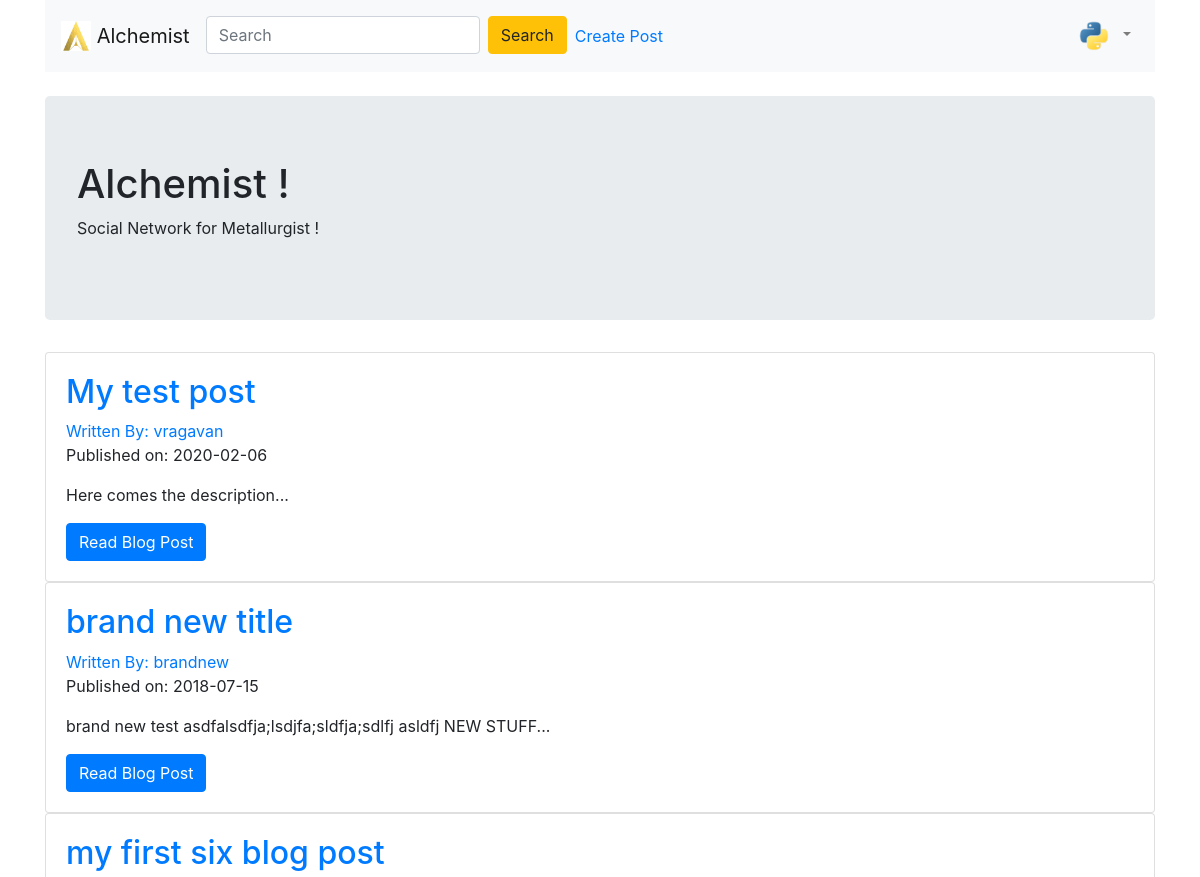
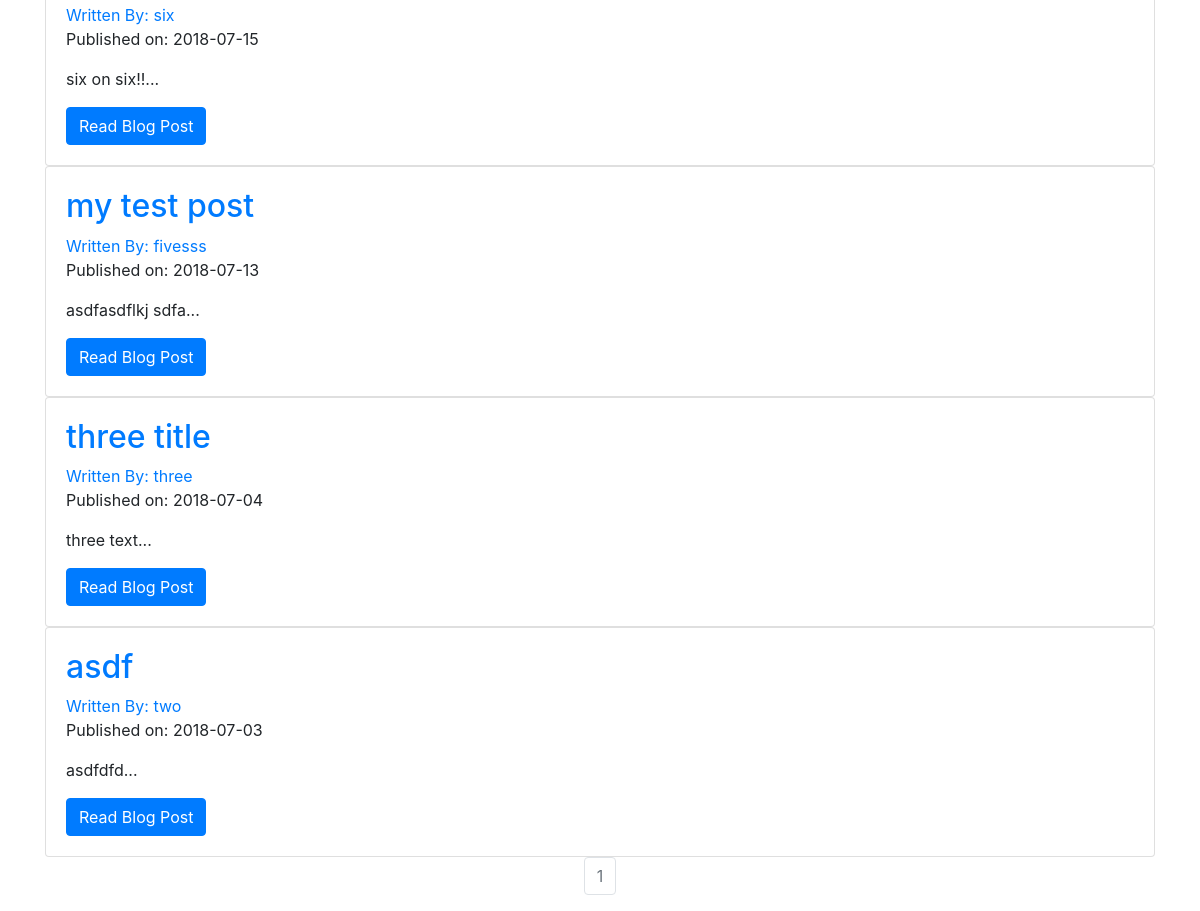
Screenshot of / (signed in) with the database file from the repository (2 pictures, top to bottom).
### alchemist/models.py (models this page shows, shortened)
class User(db.Model, UserMixin):
    __tablename__ = 'users'
    id = db.Column(db.Integer, primary_key = True)
    profile_image = db.Column(db.String(20), nullable=False, default='default_profile.png')
    email = db.Column(db.String(64), unique=True, index=True)
    username = db.Column(db.String(64), unique=True, index=True)
    password_hash = db.Column(db.String(128))
    posts = db.relationship('BlogPost', backref='author', lazy=True)

class BlogPost(db.Model):
    users = db.relationship(User)
    id = db.Column(db.Integer, primary_key=True)
    user_id = db.Column(db.Integer, db.ForeignKey('users.id'), nullable=False)
    date = db.Column(db.DateTime, nullable=False, default=datetime.utcnow)
    title = db.Column(db.String(140), nullable=False)
    text = db.Column(db.Text, nullable=False)

### alchemist/core/views.py (the view)
@core.route('/')
def index():
    page = request.args.get('page', 1, type=int)
    blog_posts = BlogPost.query.order_by(BlogPost.date.desc()).paginate(page=page, per_page=10)
    return render_template('index.html',blog_posts=blog_posts)

### alchemist/models.py (called while the page is built)
@login_manager.user_loader
def load_user(user_id):
    return User.query.get(user_id)

### alchemist/templates/index.html (shortened to what this page needs)
{% extends "base.html" %}
{% block content %}
<div class="container">
  <div class="jumbotron">
    <h1>Alchemist !</h1>
    <p>Social Network for Metallurgist !</p>
  </div>
    {% for post in blog_posts.items %}
    <div class="card" >
      <div class="card-body">
        <h2><a class="card-title" href="  {{ url_for('blog_posts.blog_post', blog_post_id=post.id) }}">{{ post.title }}</a></h2>
        <a href="{{ url_for('users.user_posts', username=post.author.username) }}">Written By: {{ post.author.username }}</a>
        <p>Published on: {{ post.date.strftime('%Y-%m-%d') }}</p>
        <p class="card-text">{{ post.text[:100] }}...</p>
        <a href="{{ url_for('blog_posts.blog_post', blog_post_id=post.id) }}" class="btn btn-primary">Read Blog Post</a>
      </div>
    </div>
   {% endfor %}
   <nav aria-label="Page navigation example">
     <ul class="pagination justify-content-center">
       {% for page_num in blog_posts.iter_pages(left_edge=1, right_edge=1, left_current=1, right_current=2) %}
          {% if blog_posts.page == page_num %}
          <li class="page-item disabled">
            <a class="page-link" href="{{ url_for('core.index', page=page_num) }}">{{ page_num }}</a></li>
          {% else %}
            <li class="page-item"><a class="page-link" href="{{ url_for('core.index', page=page_num) }}">{{ page_num }}</a></li>
          {% endif %}
      {% endfor %}
    </nav>
{% endblock %}

### alchemist/templates/base.html (shortened to what this page needs)
<!DOCTYPE html>
<html>
  <head>
    <link rel="stylesheet" href="https://maxcdn.bootstrapcdn.com/bootstrap/4.0.0/css/bootstrap.min.css">
  </head>
  <body>
    <div class="container">
    <nav class="navbar navbar-light bg-light  navbar-expand-lg  sticky-top  ">
      <a class="navbar-brand" href="{{url_for("core.index")}}">
        <img src="../static/logo.png" width="auto" height="30" class="d-inline-block align-top" alt="">
      Alchemist
      </a>
      <div class="collapse navbar-collapse" id="navbarText">
        <ul class="navbar-nav mr-auto">
          <li class="nav-item">
            <span class="align-middle">
              <form class="form-inline my-2 my-lg-0">
                <input class="form-control mr-sm-2" type="search" placeholder="Search" aria-label="Search">
                <button class="btn btn-warning my-2 my-sm-0" type="submit">Search</button>
              </form>
            </span>
          </li>
          {% if current_user.is_authenticated %}
          <li class="nav-link"><a href="{{ url_for('blog_posts.create_post') }}">Create Post</a></li>
          {% endif %}
        </ul>
        {% if current_user.is_authenticated %}
        <div class="nav-text">
          <ul class="navbar-nav mr-auto">
            <li class="nav-item dropdown">
              <a class="nav-link dropdown-toggle" href="#" id="navbarDropdownMenuLink" role="button" data-toggle="dropdown" aria-haspopup="true" aria-expanded="false">
                <img src="{{ url_for('static', filename='profile_pics/' + current_user.profile_image) }}" width="40" height="40" class="rounded-circle">
              </a>
            </li>
          </ul>
        </div>
        {% else %}
        <li class="nav-link"><a href="{{ url_for('users.login') }}">Log In</a></li>
        <li class="nav-link"><a href="{{ url_for('users.register') }}">Register</a></li>
        {% endif %}
      </div>
    </nav>
  </div>
  {% block content %}
  {% endblock %}
  </body>
</html>

### rows the page displays
User: profile_image (picture)
BlogPost: title "My test post", author.username "vragavan", date "2020-02-06", text "Here comes the description"
BlogPost: title "brand new title", author.username "brandnew", date "2018-07-15", text "brand new test asdfalsdfja;lsdjfa;sldfja;sdlfj asldfj NEW STUFF"
BlogPost: title "my first six blog post", author.username "six", date "2018-07-15", text "six on six!!"
BlogPost: title "my test post", author.username "fivesss", date "2018-07-13", text "asdfasdflkj sdfa"
BlogPost: title "three title", author.username "three", date "2018-07-04", text "three text"
BlogPost: title "asdf", author.username "two", date "2018-07-03", text "asdfdfd"

### other values shown
{{ page_num }} "1"
